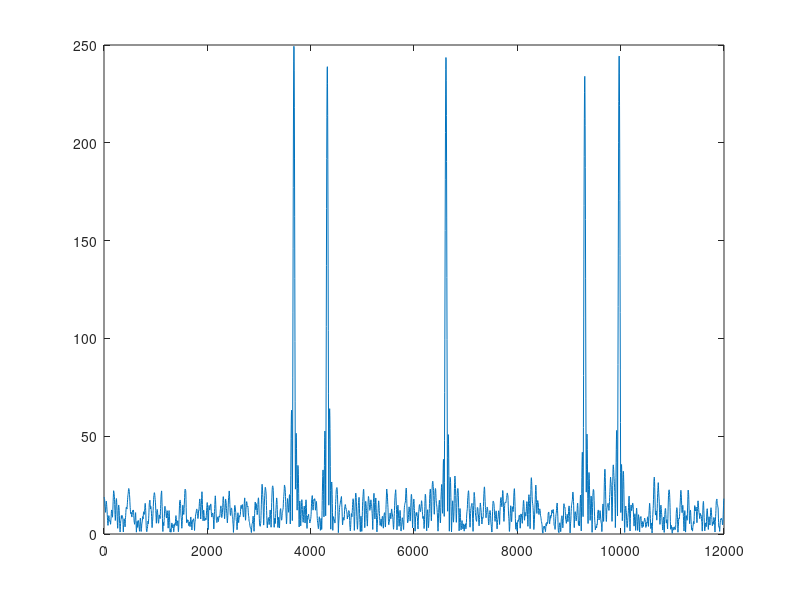
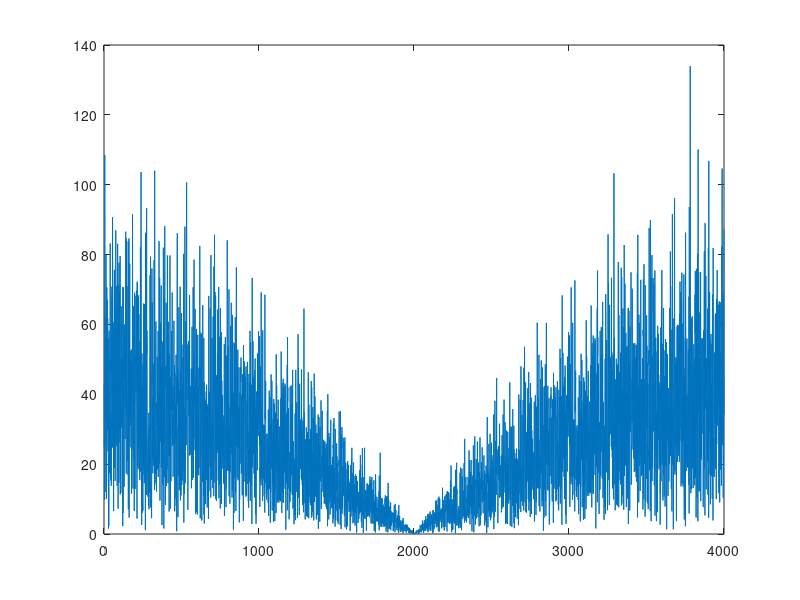
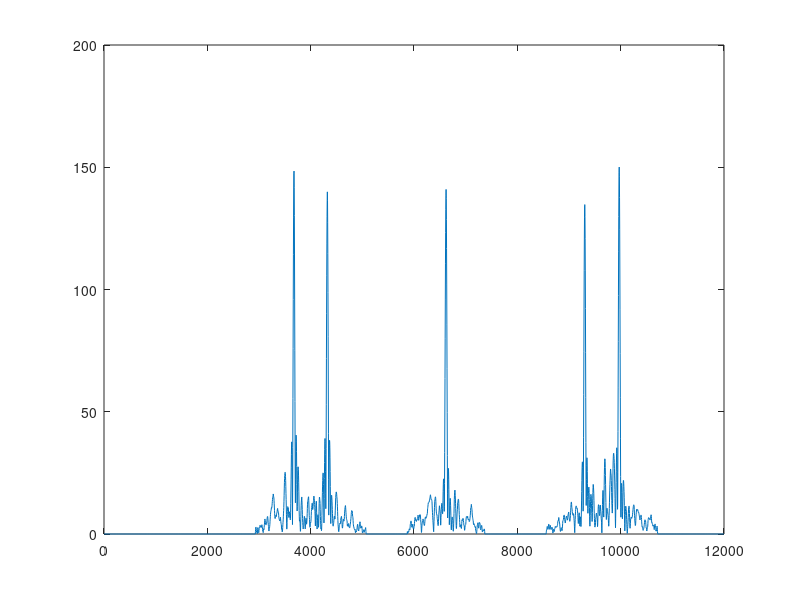

The MATLAB script that drew these images, in order:
%radar_com_scene4
%LFM测速测距代码
clear all;close all;  
fc=2.06e9;                 %载波频率    
Br=5e6;                 %带宽
fs=10*Br;               %采样频率
Tp=5e-6;                %脉宽
Kr=Br/Tp;               %频率变化率
c=3e8;                  %光速
lamda=c/fc;             %波长
N_mc=1;
PRF=2000;
Tr=1/PRF;
t=0:1/fs:15*Tp+Tp-1/fs;      %采样时间
N_r=length(t);          %采样点数
N_target=5;             %目标个数
Rmax=c/2*15*Tp;                             %目标最大距离（本来应该是1/2*c*Tr，但是采样时间限制了不可能那么大）
R_t=Rmax*abs(rand(1,N_target));             %目标的距离（这样以来目标的距离一定是小于最大距离的）
RCS_t=1*(exp(i*2*pi*rand(1,N_target))); ;    %目标RCS，幅度为1，相位在（0,2pi）之间随机分布
Vmax=lamda*PRF/2;                           %目标最大速度，最大测速范围满足在第一盲速之内
v=Vmax*((1+rand(1,N_target))/2);            %目标速度（这样以来目标的速度一定是小于第一盲速的），每一个目标都有一个自己的速度，对应一个矩阵
%% 生成目标矩阵
sr=zeros(N_mc,N_r); %N_mc 脉冲个数   N_r 采样点数
for i=1:N_mc
    ta=(i-1)*Tr;
    sri=0;%每一次从内层for循环出来之后，我们认为上一个脉冲的回波不会干扰到下一个脉冲的回波
    %%内层for循环，一个目标一个目标来研究，对应每一个回波脉冲是由每一个目标回波之和组成
    for k=1:N_target
        tao=2*(R_t(k)-v(k).*(ta))/c;
        srj=RCS_t(k).*rectpuls(t-tao-Tp/2,Tp).*exp(-1j*2*pi*fc*tao+1j*pi*Kr.*(t-tao-Tp/2).^2);
        sri=sri+srj;
    end
    %%外层for循环，不同的脉冲，对应的ta是不同值，再代入来计算回波
    sr(i,:)=sri;
end

                    
%% 通信信号 采用QPSK调制
Tc=2*1/fs;                %码元周期
Bc=1/Tc;
N=16*fix(Tp/Tc);
bitstream=randi([0,1],1,2*N);%随机产生的比特数0、1
bitstream=2*bitstream-1;%单极性变为双极性（0到-1；1到1）
I=[];Q=[];
%奇数进I路,偶数进Q路
for i=1:2*N
    if mod(i,2)~=0
        I=[I,bitstream(i)];
    else
        Q=[Q,bitstream(i)];
    end
end
bit_t=0:1/fs:Tc-1/fs;%定义一个码元的时间轴
carrier=[];
com_power=0.5;%通信功率
for i=1:N
    carrier=[carrier,sqrt(1/2)*com_power*(I(i)+j*Q(i))*exp(j*2*pi*fc*(bit_t+(i-1)*Tc))];%Q路载波信号
end
%传输信号
QPSK_signal=carrier.*exp(-j*2*pi*fc*t);
snr=6;
QPSK_receive=QPSK_signal;
% QPSK_receive=awgn(QPSK_signal,snr,'measured');%awgn()添加噪声
receive_signal=QPSK_receive+sr;
%% 未处理信号脉冲压缩
st=rectpuls(t-Tp/2,Tp).*exp(1i*pi*Kr*(t-Tp/2).^2);%参考信号 时域 也就是匹配滤波器的时域
stf=conj(fft(st));%匹配滤波器的频域特性
for i=1:N_mc
    signal_yasuo(i,:)=ifft(fft(receive_signal(i,:)).*stf);  %分别对每一行脉冲压缩 频域脉冲压缩          
end               
figure;
plot(t*c/2,abs(signal_yasuo(1,:)))    
figure;
plot(abs(fft(QPSK_signal)));
I_recover=[];
Q_recover=[];
%% 简单信号处理
for i=1:N
    if real(receive_signal(2*i))>0 %积分器求和，大于0为1，否则为-1
        I_recover=[I_recover,1,1];
    else
        I_recover=[I_recover,-1,-1];
    end
    if imag(receive_signal(2*i))>0 %积分器求和，大于0为1，否则为-1
        Q_recover=[Q_recover,1,1];
    else
        Q_recover=[Q_recover,-1,-1];
    end
end
signal_com_recover=com_power*sqrt(1/2)*(I_recover+j*Q_recover);
radar=receive_signal-signal_com_recover;
for i=1:N_mc
    radar_yasuo(i,:)=ifft(fft(radar(i,:)).*stf);  %分别对每一行脉冲压缩 频域脉冲压缩          
end      
figure;
plot(t*c/2,abs(radar_yasuo(1,:))); 
err=((QPSK_signal-signal_com_recover)/(com_power*sqrt(1/2)))/2;
err_num=fix(sum(abs(real(err))+abs(imag(err)))/2);
ber=err_num/(2*N);